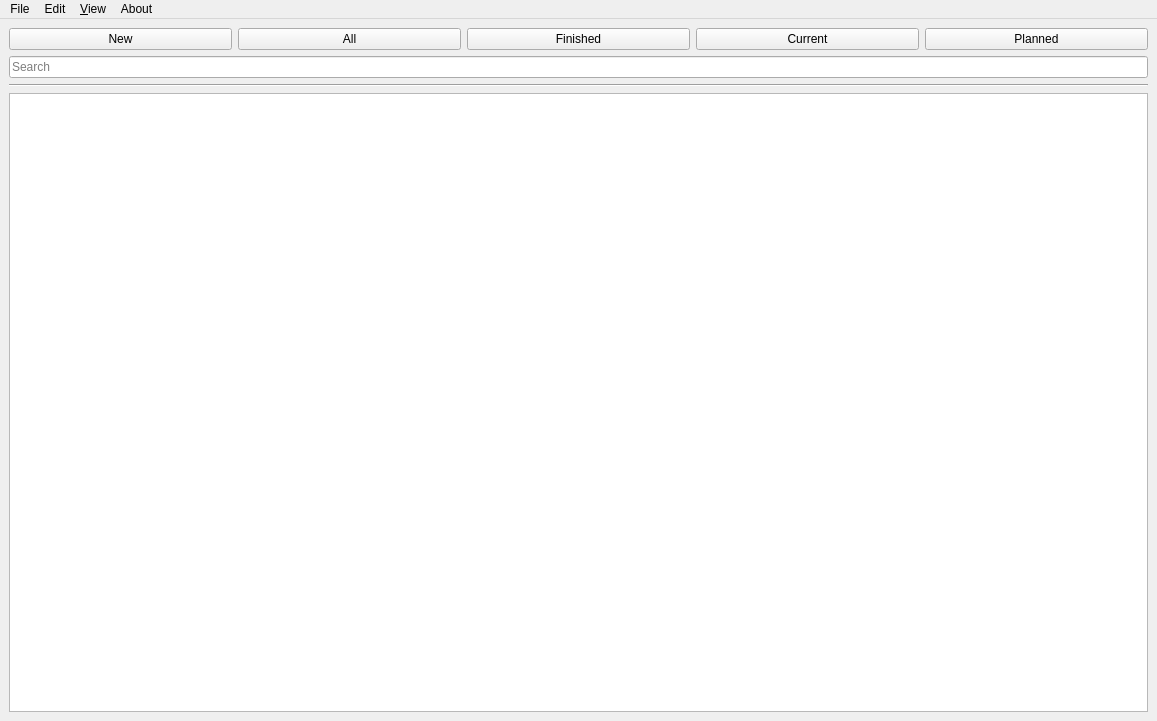
<?xml version="1.0" encoding="UTF-8"?>
<ui version="4.0">
 <class>MainWindow</class>
 <widget class="QMainWindow" name="MainWindow">
  <property name="geometry">
   <rect>
    <x>0</x>
    <y>0</y>
    <width>1157</width>
    <height>721</height>
   </rect>
  </property>
  <property name="windowTitle">
   <string>Content Tracker</string>
  </property>
  <property name="windowIcon">
   <iconset resource="resources/resources.qrc">
    <normaloff>:/icons/icon.svg</normaloff>:/icons/icon.svg</iconset>
  </property>
  <property name="locale">
   <locale language="English" country="UnitedStates"/>
  </property>
  <widget class="QWidget" name="centralwidget">
   <layout class="QVBoxLayout" name="verticalLayout" stretch="0,0,0,0">
    <item>
     <layout class="QHBoxLayout" name="horizontalLayout">
      <item>
       <widget class="QPushButton" name="addButton">
        <property name="text">
         <string>New</string>
        </property>
        <property name="icon">
         <iconset theme="contact-new"/>
        </property>
       </widget>
      </item>
      <item>
       <widget class="QPushButton" name="allButton">
        <property name="text">
         <string>All</string>
        </property>
       </widget>
      </item>
      <item>
       <widget class="QPushButton" name="finishedButton">
        <property name="text">
         <string>Finished</string>
        </property>
       </widget>
      </item>
      <item>
       <widget class="QPushButton" name="currentButton">
        <property name="text">
         <string>Current</string>
        </property>
       </widget>
      </item>
      <item>
       <widget class="QPushButton" name="plannedButton">
        <property name="text">
         <string>Planned</string>
        </property>
       </widget>
      </item>
     </layout>
    </item>
    <item>
     <widget class="QLineEdit" name="searchBar">
      <property name="placeholderText">
       <string>Search</string>
      </property>
     </widget>
    </item>
    <item>
     <widget class="Line" name="line">
      <property name="orientation">
       <enum>Qt::Orientation::Horizontal</enum>
      </property>
     </widget>
    </item>
    <item>
     <widget class="QListWidget" name="listWidget">
      <property name="editTriggers">
       <set>QAbstractItemView::EditTrigger::NoEditTriggers</set>
      </property>
     </widget>
    </item>
   </layout>
  </widget>
  <widget class="QMenuBar" name="menubar">
   <property name="geometry">
    <rect>
     <x>0</x>
     <y>0</y>
     <width>1157</width>
     <height>23</height>
    </rect>
   </property>
   <widget class="QMenu" name="menuFile">
    <property name="title">
     <string>File</string>
    </property>
    <addaction name="actionOpen_images_directory"/>
    <addaction name="actionExit"/>
   </widget>
   <widget class="QMenu" name="menuEdit">
    <property name="title">
     <string>Edit</string>
    </property>
    <addaction name="actionNew"/>
    <addaction name="actionEdit"/>
    <addaction name="actionDelete"/>
   </widget>
   <widget class="QMenu" name="menuView">
    <property name="title">
     <string>&amp;View</string>
    </property>
    <addaction name="actionAll"/>
    <addaction name="actionFinished"/>
    <addaction name="actionCurrent"/>
    <addaction name="actionPlanned"/>
    <addaction name="actionRefresh"/>
   </widget>
   <widget class="QMenu" name="menuAbout">
    <property name="title">
     <string>About</string>
    </property>
    <addaction name="actionAbout_Content_Tracker"/>
    <addaction name="actionAbout_Qt"/>
   </widget>
   <addaction name="menuFile"/>
   <addaction name="menuEdit"/>
   <addaction name="menuView"/>
   <addaction name="menuAbout"/>
  </widget>
  <action name="actionOpen_images_directory">
   <property name="text">
    <string>&amp;Open images directory</string>
   </property>
  </action>
  <action name="actionExit">
   <property name="icon">
    <iconset theme="application-exit"/>
   </property>
   <property name="text">
    <string>&amp;Exit</string>
   </property>
   <property name="shortcut">
    <string>Ctrl+Q</string>
   </property>
  </action>
  <action name="actionAll">
   <property name="text">
    <string>&amp;All</string>
   </property>
   <property name="shortcut">
    <string>Ctrl+Shift+A</string>
   </property>
  </action>
  <action name="actionFinished">
   <property name="text">
    <string>&amp;Finished</string>
   </property>
   <property name="shortcut">
    <string>Ctrl+Shift+F</string>
   </property>
  </action>
  <action name="actionCurrent">
   <property name="text">
    <string>&amp;Current</string>
   </property>
   <property name="shortcut">
    <string>Ctrl+Shift+C</string>
   </property>
  </action>
  <action name="actionPlanned">
   <property name="text">
    <string>&amp;Planned</string>
   </property>
   <property name="shortcut">
    <string>Ctrl+Shift+P</string>
   </property>
  </action>
  <action name="actionAbout_Content_Tracker">
   <property name="icon">
    <iconset theme="help-about"/>
   </property>
   <property name="text">
    <string>&amp;About Content Tracker</string>
   </property>
  </action>
  <action name="actionAbout_Qt">
   <property name="icon">
    <iconset theme="help-about"/>
   </property>
   <property name="text">
    <string>About &amp;Qt</string>
   </property>
  </action>
  <action name="actionNew">
   <property name="icon">
    <iconset theme="contact-new"/>
   </property>
   <property name="text">
    <string>&amp;New</string>
   </property>
   <property name="shortcut">
    <string>Ctrl+N</string>
   </property>
  </action>
  <action name="actionRefresh">
   <property name="icon">
    <iconset theme="view-refresh"/>
   </property>
   <property name="text">
    <string>&amp;Refresh</string>
   </property>
   <property name="shortcut">
    <string>Ctrl+R</string>
   </property>
  </action>
  <action name="actionEdit">
   <property name="icon">
    <iconset theme="document-properties"/>
   </property>
   <property name="text">
    <string>Edit</string>
   </property>
   <property name="shortcut">
    <string>Ctrl+E</string>
   </property>
  </action>
  <action name="actionDelete">
   <property name="icon">
    <iconset theme="edit-delete"/>
   </property>
   <property name="text">
    <string>Delete</string>
   </property>
   <property name="shortcut">
    <string>Ctrl+D</string>
   </property>
  </action>
 </widget>
 <resources>
  <include location="resources/resources.qrc"/>
 </resources>
 <connections/>
</ui>
